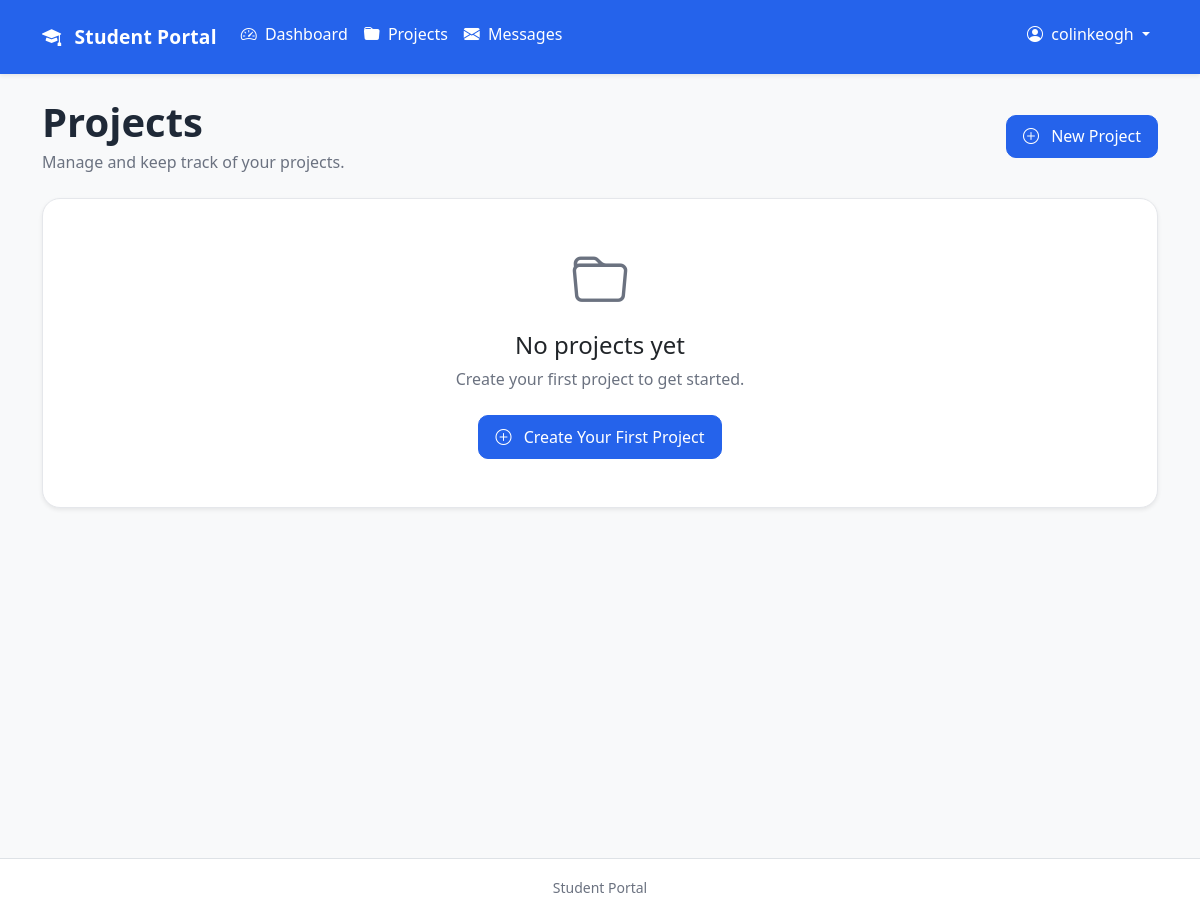
/projects/ (signed in), run on an earlier commit of the app's database.
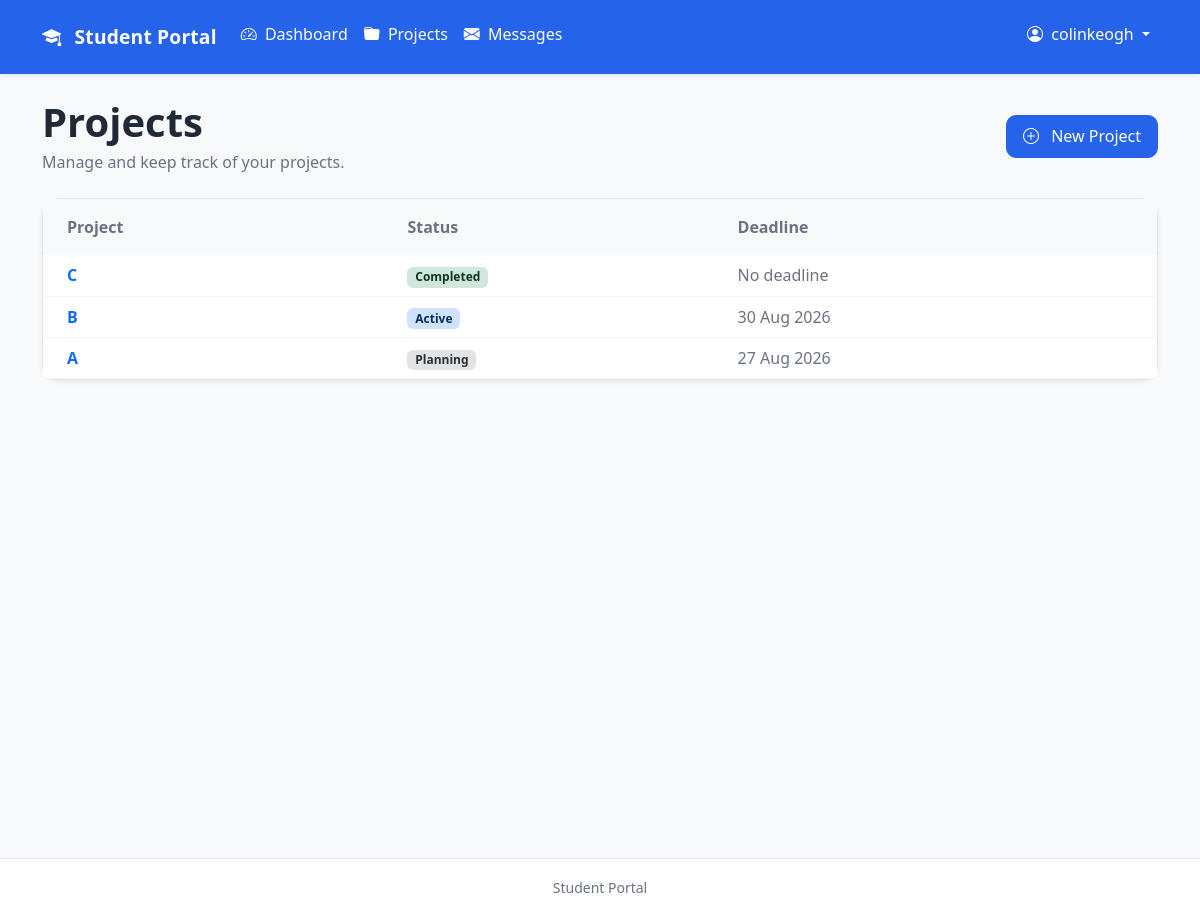
And on a later commit of the database.
### accounts/models.py (models this page shows)
class CustomUser(AbstractUser):
    pass

### projects/models.py (models this page shows, shortened)
class Project(models.Model):
    class Status(models.TextChoices):
        PLANNING = 'PL', "Planning"
        ACTIVE = "AC", "Active"
        COMPLETED = "CO", "Completed"
    title = models.CharField(max_length=200)
    description = models.TextField(
        blank=True
    )
    owner = models.ForeignKey(
        settings.AUTH_USER_MODEL,
        on_delete=models.CASCADE,
        related_name="owned_projects",
    )
    status = models.CharField(
        max_length=2,
        choices=Status.choices,
        default=Status.PLANNING,
    )
    deadline = models.DateField(
        null=True,
        blank=True,
    )
    created_at = models.DateTimeField(
        auto_now_add=True,
    )
    class Meta:
        ordering = ["-created_at"]

### projects/views.py (the view)
# urls.py: path("", views.project_list, name="list"),
@login_required
def project_list(request):
    projects = Project.objects.filter(
        owner=request.user,
    )
    return render(
        request,
        "projects/project_list.html",
        {
            "projects": projects,
        },
    )

### projects/templates/projects/project_list.html (shortened to what this page needs)
{% extends "base.html" %}
{% block content %}
<div class="container-fluid px-0">
    <div class="d-flex flex-column flex-md-row justify-content-between align-items-md-center gap-3 mb-4">
        <div>
            <h1 class="mb-1 fw-semibold">
                Projects
            </h1>
            <p class="text-muted mb-0">
                Manage and keep track of your projects.
            </p>
        </div>
        <a
            href="{% url 'projects:create' %}"
            class="btn btn-primary">
            <i class="bi bi-plus-circle me-2"></i>
            New Project
        </a>
    </div>
    {% if projects %}
        <div class="card shadow-sm">
            <div class="table-responsive">
                <table class="table table-hover align-middle mb-0">
                    <thead class="table-light">
                        <tr>
                            <th class="px-4 py-3">
                                Project
                            </th>
                            <th class="py-3">
                                Status
                            </th>
                            <th class="py-3 pe-4">
                                Deadline
                            </th>
                        </tr>
                    </thead>
                    <tbody>
                        {% for project in projects %}
                            <tr>
                                <td class="px-4">
                                    <a
                                        href="{% url 'projects:detail' project.pk %}"
                                        class="text-decoration-none fw-semibold">
                                        {{ project.title }}
                                    </a>
                                </td>
                                <td>
                                    {% if project.status == "PL" %}
                                        <span class="badge bg-secondary-subtle text-secondary-emphasis">
                                            {{ project.get_status_display }}
                                        </span>
                                    {% elif project.status == "AC" %}
                                        <span class="badge bg-primary-subtle text-primary-emphasis">
                                            {{ project.get_status_display }}
                                        </span>
                                    {% elif project.status == "CO" %}
                                        <span class="badge bg-success-subtle text-success-emphasis">
                                            {{ project.get_status_display }}
                                        </span>
                                    {% endif %}
                                </td>
                                <td class="text-muted pe-4">
                                    {% if project.deadline %}
                                        {{ project.deadline|date:"d M Y" }}
                                    {% else %}
                                        No deadline
                                    {% endif %}
                                </td>
                            </tr>
                        {% endfor %}
                    </tbody>
                </table>
            </div>
        </div>
    {% else %}
        <div class="card shadow-sm">
            <div class="card-body text-center py-5">
                <i class="bi bi-folder display-4 text-muted"></i>
                <h4 class="mt-3">
                    No projects yet
                </h4>
                <p class="text-muted mb-4">
                    Create your first project to get started.
                </p>
                <a
                    href="{% url 'projects:create' %}"
                    class="btn btn-primary">
                    <i class="bi bi-plus-circle me-2"></i>
                    Create Your First Project
                </a>
            </div>
        </div>
    {% endif %}
</div>
{% endblock %}

### templates/base.html (shortened to what this page needs)
{% load static %}
<!DOCTYPE html>
<html lang="en">
<head>
    <link
        href="https://cdn.jsdelivr.net/npm/bootstrap@5.3.3/dist/css/bootstrap.min.css"
        rel="stylesheet">
    <link
        href="https://cdn.jsdelivr.net/npm/bootstrap-icons@1.11.3/font/bootstrap-icons.css"
        rel="stylesheet">
    <link
        rel="stylesheet"
        href="{% static 'css/style.css' %}">
</head>
<body class="bg-light">
    <nav class="navbar navbar-expand-lg bg-primary shadow-sm">
        <div class="container">
            <a
                class="navbar-brand fw-semibold text-white"
                href="{% url 'dashboard:home' %}">
                <i class="bi bi-mortarboard-fill me-2 text-white"></i>
                Student Portal
            </a>
            <div
                class="collapse navbar-collapse"
                id="navbarNav">
                {% if user.is_authenticated %}
                    <ul class="navbar-nav me-auto">
                        <li class="nav-item">
                            <a
                                class="nav-link text-white"
                                href="{% url 'dashboard:home' %}">
                                <i class="bi bi-speedometer2 me-1 text-white"></i>
                                Dashboard
                            </a>
                        </li>
                        <li class="nav-item">
                            <a
                                class="nav-link text-white"
                                href="{% url 'projects:list' %}">
                                <i class="bi bi-folder-fill me-1 text-white"></i>
                                Projects
                            </a>
                        </li>
                        <li class="nav-item">
                            <a
                                class="nav-link text-white"
                                href="{% url 'messaging:inbox' %}">
                                <i class="bi bi-envelope-fill me-1 text-white"></i>
                                Messages
                            </a>
                        </li>
                    </ul>
                    <ul class="navbar-nav ms-auto">
                        <li class="nav-item dropdown">
                            <a
                                class="nav-link dropdown-toggle text-white"
                                href="#"
                                id="accountDropdown"
                                role="button"
                                data-bs-toggle="dropdown"
                                aria-expanded="false">
                                <i class="bi bi-person-circle me-1 text-white"></i>
                                {{ user.username }}
                            </a>
                        </li>
                    </ul>
                {% endif %}
            </div>
        </div>
    </nav>
    <main class="container py-4">
        {% block content %}
        {% endblock %}
    </main>
    <footer class="border-top bg-white py-3 mt-5">
        <div class="container text-center">
            <small class="text-muted">
                Student Portal
            </small>
        </div>
    </footer>
</body>
</html>

### static/css/style.css (style rules this page uses)
:root { --primary: #2563eb; --primary-light: #dbeafe; --background: #f8fafc; --card: #ffffff; --border: #e5e7eb; --text: #1f2937; --text-muted: #6b7280; }
html, body { height: 100%; }
body { background: var(--background); color: var(--text); font-family: "Segoe UI", Tahoma, Geneva, Verdana, sans-serif; margin: 0; }
.navbar { min-height: 64px; background: var(--primary) !important; box-shadow: 0 2px 12px rgba(0,0,0,.08); }
.navbar-brand { font-size: 1.2rem; font-weight: 600; letter-spacing: .2px; }
.nav-link { color: var(--text-muted); border-radius: 12px; padding: .85rem 1rem; margin-bottom: .45rem; transition: all .25s ease; font-weight: 500; }
.nav-link i { margin-right: .7rem; }
main { min-height: calc(100vh - 64px); }
.text-muted { color: var(--text-muted) !important; }
.card { background: white; border: 1px solid var(--border); border-radius: 18px; box-shadow: 0 4px 12px rgba(0,0,0,.05); transition: transform .25s, box-shadow .25s, border-color .25s; }
.table { margin-bottom: 0; background: white; }
.table thead { background: #f9fafb; }
.table th { border: none; color: var(--text-muted); font-weight: 600; }
.table td { border-color: #f3f4f6; vertical-align: middle; }
.btn { border-radius: 10px; padding: .55rem 1rem; font-weight: 500; }
.btn-primary { background: var(--primary); border-color: var(--primary); }

What changed in the data, as far as the page shows it:
added Project: title "C", status "Completed", shows "No deadline"
added Project: title "B", status "Active", deadline "30 Aug 2026"
added Project: title "A", status "Planning", deadline "27 Aug 2026"
Also different on the page:
text no longer shown: "No projects yet Create your first project to get started. Create Your First Project"
text now shown: "Project Status Deadline"
